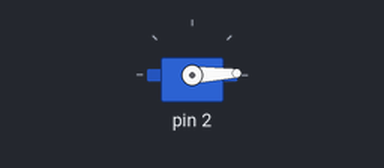
The sketch below on a simulated Arduino Uno, built with avr-gcc and run on an emulated ATmega328P. Shown: servo.

Above: at 0.05 s.
At 1.9 s:
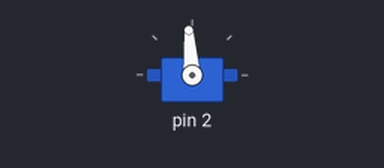
At 3.8 s:
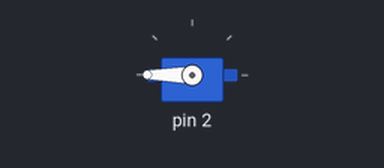
At 7.6 s:
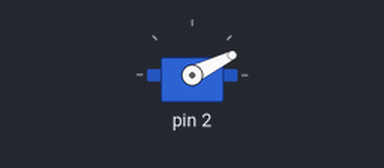
Timing chart, 0 to 10.5 s (numbered marks = the images above):
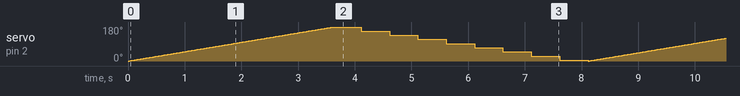

The sketch:

a-ridley.ino
```cpp
#include <Servo.h> //Servo Library

Servo servoVarName; // servo object
int servoPin(2);

void setup() {
  servoVarName.attach(servoPin);
}

void loop() {
  for (int pos = 0; pos < 180; pos++) {
    servoVarName.write(pos);
    delay(20);
  }
  for (int pos = 180; pos > 0; pos -= 180 / 8) {
    servoVarName.write(pos);
    delay(500); // This is in milliseconds
  }
}
```
